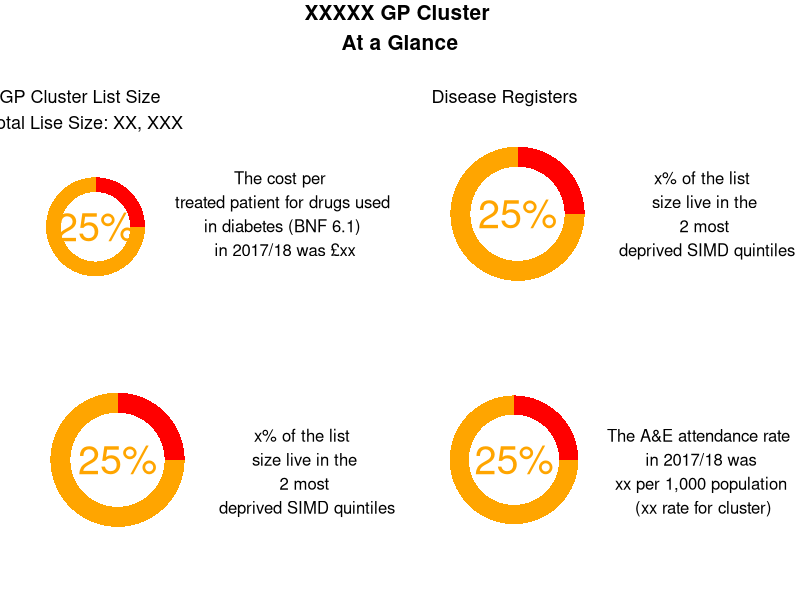

R code for this plot:
##########################################################
# Creating the infographics template using ggpubr
# Original author(s): Tina Fu
# Original date: 03/09/2019
# Type of script: creating graphics
# Written/run on: RStudio desktop
# Version of R that the script was most recently run on: R 3.5.2
# Description of content: this script is to show an alternative way to create
# the infographics template using ggpubr package. 
# The advantage of doing this is that no HTML code is needed. 
# Also there is no need to set parameters for spaces and paddings.
# Approximate run time: 10 seconds.
##########################################################

### 1 - Housekeeping ----
library(ggplot2)
library(ggpubr)

### 2 - Creating some sample pie charts ----

# Create a sample data
df <- data.frame(
  group = c("Yes", "No"),
  value = c(25, 75)
)

# Create a sample barplot and transform it into a donut pie chart
bp <- ggplot(df, aes(x="", y=value, fill=group)) +
  geom_bar(width = .35, stat = "identity", fill = c('red','orange'))

# Remove the 'x' and 'value' labels for the x and y axes respectively.
bp <- bp + labs(x = "", y = "")  

# Change the barplot into a donut plot.
pie <- bp +
  coord_polar("y", start=0*pi/(180)) +  
  annotate("text", x = 0, y = 0, label = "25%", size = 10, col = 'orange')

# Get rid of the x-axis labels and the single x-axis tick.
pie <- pie + theme(panel.background = ggplot2::element_blank(),
                   axis.text.x = ggplot2::element_blank(),  
                   axis.ticks=element_blank()
)


# pie1

# Add the annotation next to the plot.
pie1 <- annotate_figure(pie, 
                        right = text_grob("The cost per \n treated patient for drugs used \n in diabetes (BNF 6.1) \n in 2017/18 was £xx", 
                                          color = "black", size = 12), 
                        top = text_grob("GP Cluster List Size \n Total Lise Size: XX, XXX", 
                                        color = "black", size = 13))

# Create another 3 sample charts with different annotations.

# pie2
pie2 <- pie + theme(panel.background = ggplot2::element_blank(),
                    axis.text.x = ggplot2::element_blank(),  
                    axis.ticks=element_blank()
)

pie2 <- annotate_figure(pie2, 
                        right = text_grob("x% of the list \n size live in the \n 2 most \n deprived SIMD quintiles", 
                                          color = "black", size = 12), 
                        top = text_grob("Disease Registers", 
                                        color = "black", size = 13))

# pie3
pie3 <- pie + theme(panel.background = ggplot2::element_blank(),
                    axis.text.x = ggplot2::element_blank(),  
                    axis.ticks=element_blank()
)

pie3 <- annotate_figure(pie3, right = text_grob("x% of the list \n size live in the \n 2 most \n deprived SIMD quintiles", 
                                                color = "black", size = 12))

# pie4
pie4 <- pie + theme(panel.background = ggplot2::element_blank(),
                    axis.text.x = ggplot2::element_blank(),  
                    axis.ticks=element_blank()
)

pie4 <- annotate_figure(pie4, right = text_grob("The A&E attendance rate \n in 2017/18 was \n xx per 1,000 population \n (xx rate for cluster)", 
                                                color = "black", size = 12))

### 3 - Create grid template ----
figure <- ggarrange(pie1, pie2, pie3, pie4, ncol = 2, nrow = 2, 
                    heights = c(0.5, 0.5), align = "v")

# Add the annotation on the top
figure <- annotate_figure(figure, 
                          top = text_grob("XXXXX GP Cluster \n At a Glance \n", 
                                          face = "bold", color = "black", 
                                          size = 15))
# View the final output
figure

# Please note: 
# The alignment of charts can be affected due to the length of text on the right.
# No solution has been found yet for fixing the potential alignment problem.
# You can save the final output by clicking on Export -> Save as PDF.
# Choose "Landscape" for orientation and give it a file name.

### END OF SCRIPT ###